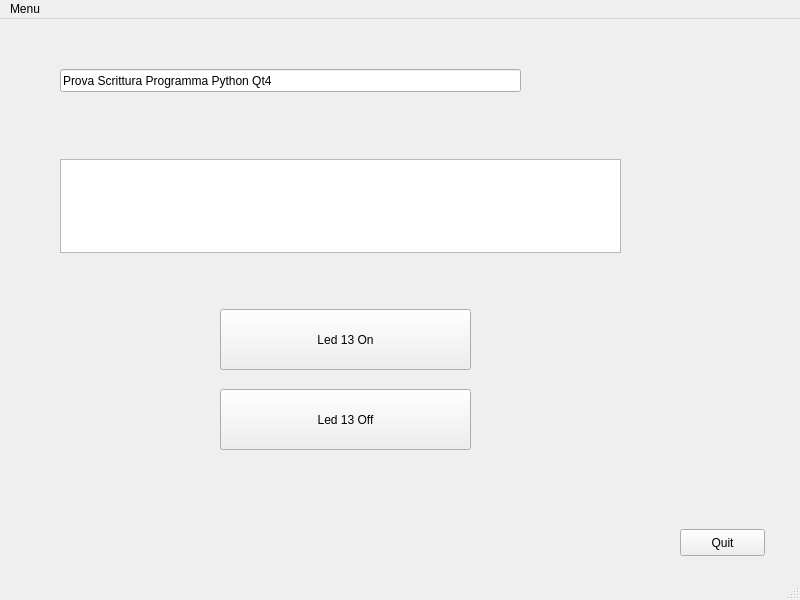
<?xml version="1.0" encoding="UTF-8"?>
<ui version="4.0">
 <class>MainWindow</class>
 <widget class="QMainWindow" name="MainWindow">
  <property name="geometry">
   <rect>
    <x>0</x>
    <y>0</y>
    <width>800</width>
    <height>600</height>
   </rect>
  </property>
  <property name="maximumSize">
   <size>
    <width>800</width>
    <height>600</height>
   </size>
  </property>
  <property name="windowTitle">
   <string>MainWindow</string>
  </property>
  <widget class="QWidget" name="centralwidget">
   <widget class="QPushButton" name="pushButton">
    <property name="geometry">
     <rect>
      <x>220</x>
      <y>290</y>
      <width>251</width>
      <height>61</height>
     </rect>
    </property>
    <property name="text">
     <string>Led 13 On</string>
    </property>
   </widget>
   <widget class="QPushButton" name="pushButton_2">
    <property name="geometry">
     <rect>
      <x>680</x>
      <y>510</y>
      <width>85</width>
      <height>27</height>
     </rect>
    </property>
    <property name="text">
     <string>Quit</string>
    </property>
   </widget>
   <widget class="QTextEdit" name="textEdit">
    <property name="geometry">
     <rect>
      <x>60</x>
      <y>140</y>
      <width>561</width>
      <height>94</height>
     </rect>
    </property>
   </widget>
   <widget class="QLineEdit" name="lineEdit">
    <property name="geometry">
     <rect>
      <x>60</x>
      <y>50</y>
      <width>461</width>
      <height>23</height>
     </rect>
    </property>
    <property name="text">
     <string>Prova Scrittura Programma Python Qt4</string>
    </property>
   </widget>
   <widget class="QPushButton" name="pushButton_3">
    <property name="geometry">
     <rect>
      <x>220</x>
      <y>370</y>
      <width>251</width>
      <height>61</height>
     </rect>
    </property>
    <property name="text">
     <string>Led 13 Off</string>
    </property>
   </widget>
  </widget>
  <widget class="QMenuBar" name="menubar">
   <property name="geometry">
    <rect>
     <x>0</x>
     <y>0</y>
     <width>800</width>
     <height>27</height>
    </rect>
   </property>
   <widget class="QMenu" name="menuMenu">
    <property name="title">
     <string>Menu</string>
    </property>
   </widget>
   <addaction name="menuMenu"/>
  </widget>
  <widget class="QStatusBar" name="statusbar"/>
 </widget>
 <resources/>
 <connections>
  <connection>
   <sender>MainWindow</sender>
   <signal>destroyed()</signal>
   <receiver>MainWindow</receiver>
   <slot>deleteLater()</slot>
   <hints>
    <hint type="sourcelabel">
     <x>399</x>
     <y>299</y>
    </hint>
    <hint type="destinationlabel">
     <x>399</x>
     <y>299</y>
    </hint>
   </hints>
  </connection>
  <connection>
   <sender>pushButton</sender>
   <signal>clicked()</signal>
   <receiver>lineEdit</receiver>
   <slot>clear()</slot>
   <hints>
    <hint type="sourcelabel">
     <x>308</x>
     <y>340</y>
    </hint>
    <hint type="destinationlabel">
     <x>176</x>
     <y>88</y>
    </hint>
   </hints>
  </connection>
 </connections>
</ui>
